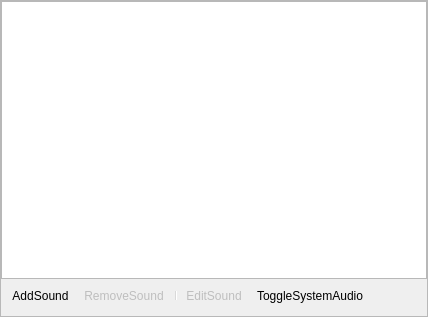
<?xml version="1.0" encoding="UTF-8"?>
<ui version="4.0">
 <class>Soundboard</class>
 <widget class="QWidget" name="Soundboard">
  <property name="geometry">
   <rect>
    <x>0</x>
    <y>0</y>
    <width>428</width>
    <height>317</height>
   </rect>
  </property>
  <property name="acceptDrops">
   <bool>true</bool>
  </property>
  <property name="windowTitle">
   <string>Soundboard</string>
  </property>
  <layout class="QGridLayout" name="gridLayout">
   <property name="leftMargin">
    <number>0</number>
   </property>
   <property name="topMargin">
    <number>0</number>
   </property>
   <property name="rightMargin">
    <number>0</number>
   </property>
   <property name="bottomMargin">
    <number>0</number>
   </property>
   <property name="spacing">
    <number>0</number>
   </property>
   <item row="0" column="0">
    <widget class="QFrame" name="frame">
     <property name="frameShape">
      <enum>QFrame::Shape::StyledPanel</enum>
     </property>
     <property name="frameShadow">
      <enum>QFrame::Shadow::Sunken</enum>
     </property>
     <layout class="QVBoxLayout" name="verticalLayout">
      <property name="spacing">
       <number>2</number>
      </property>
      <property name="leftMargin">
       <number>0</number>
      </property>
      <property name="topMargin">
       <number>0</number>
      </property>
      <property name="rightMargin">
       <number>0</number>
      </property>
      <property name="bottomMargin">
       <number>4</number>
      </property>
      <item>
       <widget class="SceneTree" name="list">
        <property name="contextMenuPolicy">
         <enum>Qt::ContextMenuPolicy::CustomContextMenu</enum>
        </property>
        <property name="horizontalScrollBarPolicy">
         <enum>Qt::ScrollBarPolicy::ScrollBarAlwaysOff</enum>
        </property>
       </widget>
      </item>
      <item>
       <widget class="QToolBar" name="toolbar">
        <property name="styleSheet">
         <string notr="true">QToolBar { background: transparent; }</string>
        </property>
        <property name="movable">
         <bool>false</bool>
        </property>
        <property name="iconSize">
         <size>
          <width>16</width>
          <height>16</height>
         </size>
        </property>
        <property name="floatable">
         <bool>false</bool>
        </property>
        <addaction name="actionAdd"/>
        <addaction name="actionRemove"/>
        <addaction name="separator"/>
        <addaction name="actionEdit"/>
        <addaction name="actionToggleSystemAudio"/>
       </widget>
      </item>
      <item>
       <widget class="MediaControls" name="mediaControls" native="true"/>
      </item>
     </layout>
    </widget>
   </item>
  </layout>
  <action name="actionAdd">
   <property name="icon">
    <iconset>
     <normaloff>:/res/images/plus.svg</normaloff>:/res/images/plus.svg</iconset>
   </property>
   <property name="text">
    <string>AddSound</string>
   </property>
   <property name="iconVisibleInMenu">
    <bool>false</bool>
   </property>
   <property name="class" stdset="0">
    <string>icon-plus</string>
   </property>
  </action>
  <action name="actionRemove">
   <property name="enabled">
    <bool>false</bool>
   </property>
   <property name="icon">
    <iconset>
     <normaloff>:/res/images/minus.svg</normaloff>:/res/images/minus.svg</iconset>
   </property>
   <property name="text">
    <string>RemoveSound</string>
   </property>
   <property name="iconVisibleInMenu">
    <bool>false</bool>
   </property>
   <property name="class" stdset="0">
    <string>icon-minus</string>
   </property>
  </action>
  <action name="actionEdit">
   <property name="enabled">
    <bool>false</bool>
   </property>
   <property name="icon">
    <iconset>
     <normaloff>:/settings/images/settings/general.svg</normaloff>:/settings/images/settings/general.svg</iconset>
   </property>
   <property name="text">
    <string>EditSound</string>
   </property>
   <property name="iconVisibleInMenu">
    <bool>false</bool>
   </property>
   <property name="class" stdset="0">
    <string>icon-gear</string>
   </property>
  </action>
  <action name="actionDuplicate">
   <property name="text">
    <string>Duplicate</string>
   </property>
  </action>
  <action name="actionToggleSystemAudio">
   <property name="checkable">
    <bool>true</bool>
   </property>
   <property name="icon">
    <iconset>
     <normaloff>:/res/images/icons/audio.svg</normaloff>:/res/images/icons/audio.svg</iconset>
   </property>
   <property name="text">
    <string>ToggleSystemAudio</string>
   </property>
   <property name="toolTip">
    <string>Toggle system audio output</string>
   </property>
   <property name="iconVisibleInMenu">
    <bool>false</bool>
   </property>
  </action>
 </widget>
 <customwidgets>
  <customwidget>
   <class>SceneTree</class>
   <extends>QListWidget</extends>
   <header>components/SceneTree.hpp</header>
  </customwidget>
  <customwidget>
   <class>MediaControls</class>
   <extends>QWidget</extends>
   <header>components/MediaControls.hpp</header>
   <container>1</container>
  </customwidget>
 </customwidgets>
 <resources>
  <include location="obs.qrc"/>
 </resources>
 <connections/>
</ui>
